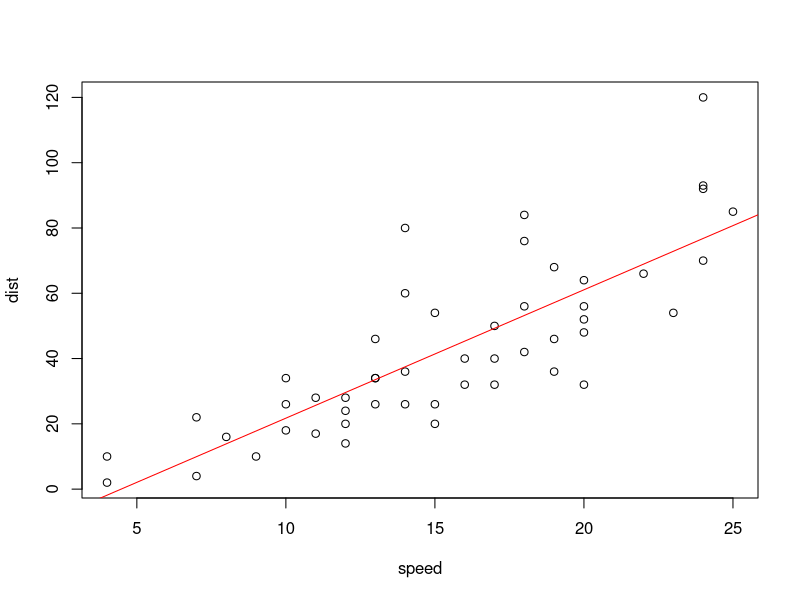
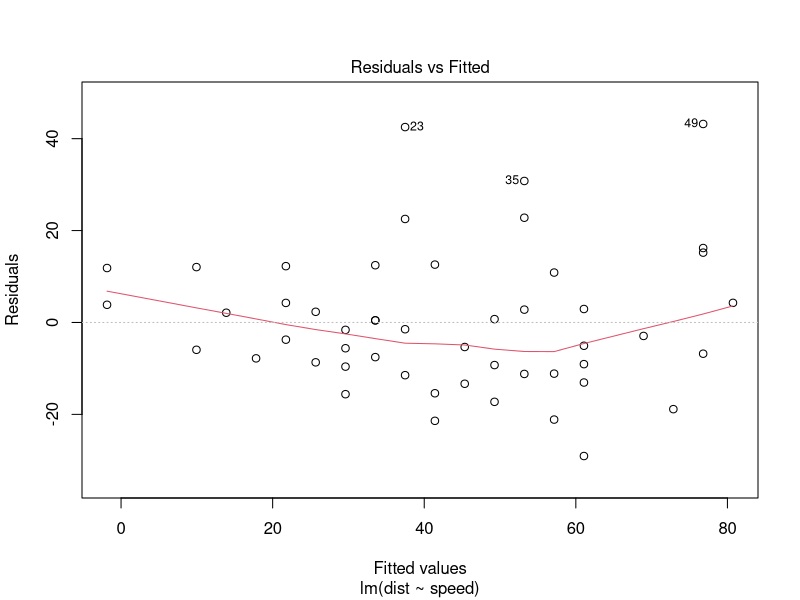
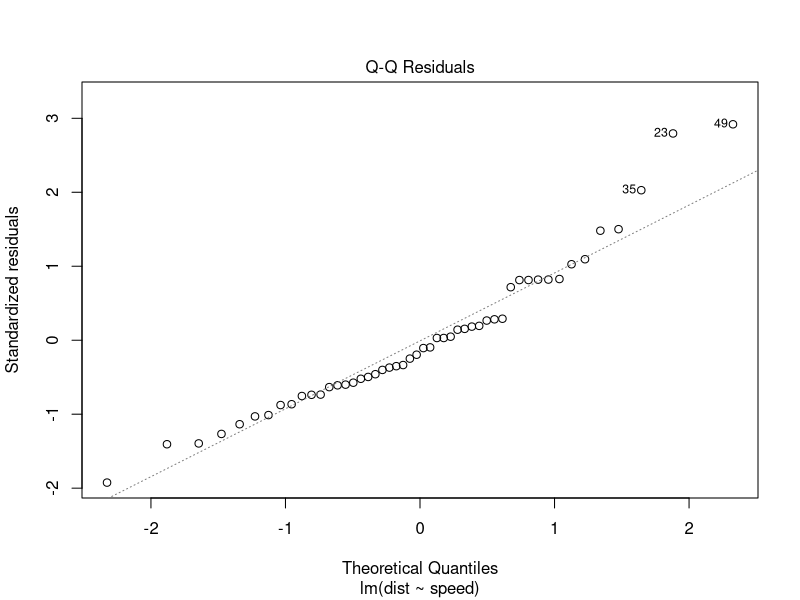
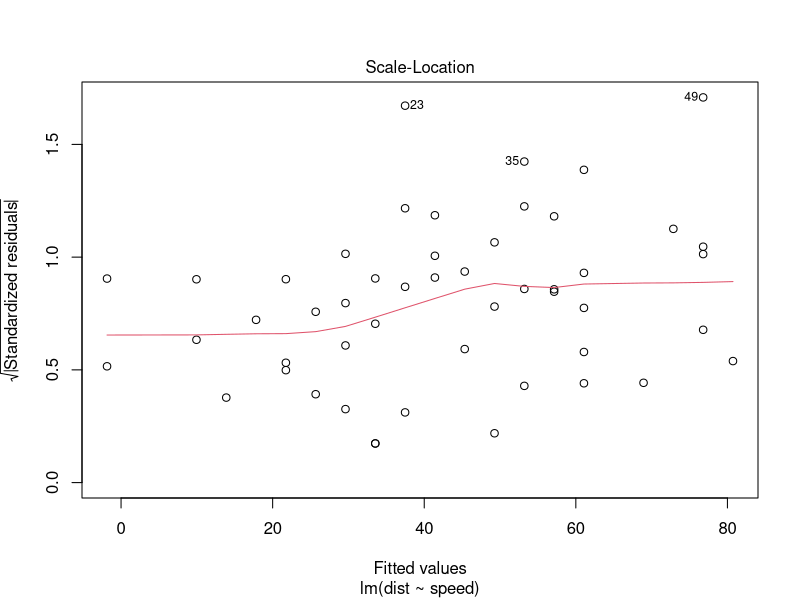
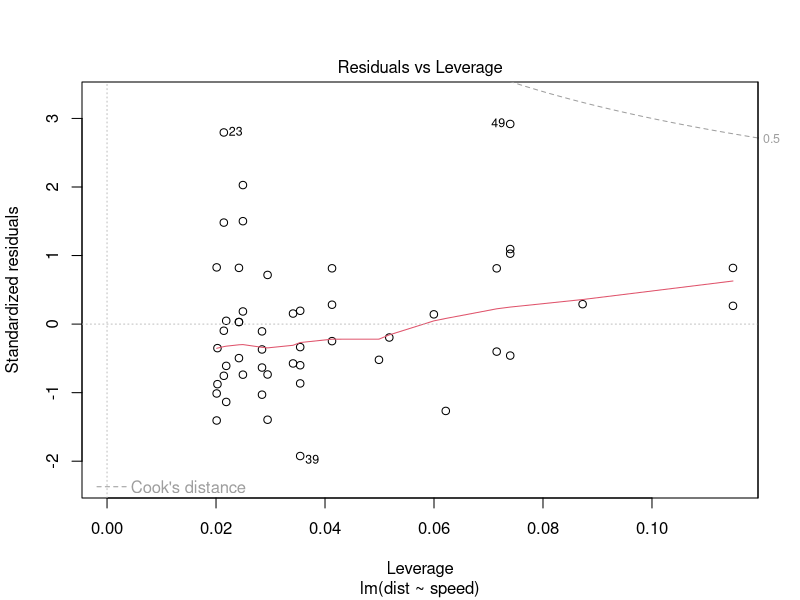
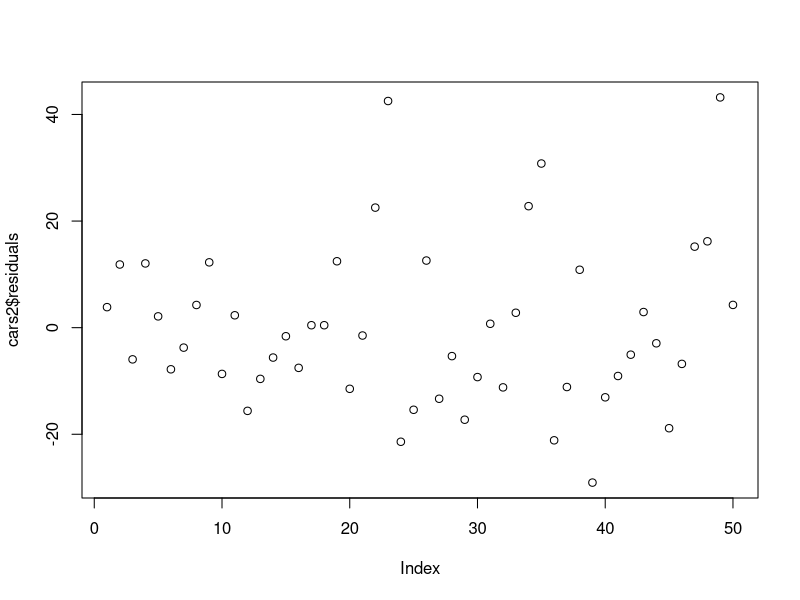
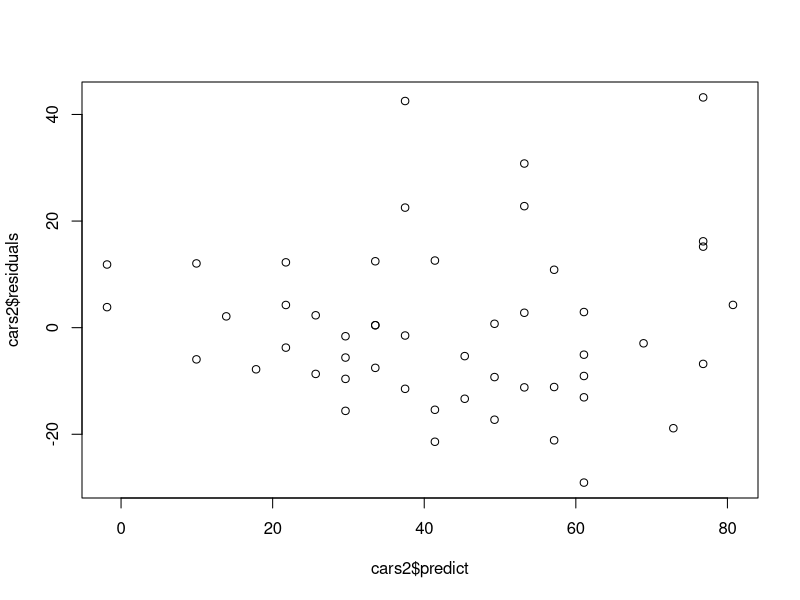

Recreate these plots in R, in order.
# Cars Data Set

#library(help = "datasets")
cars2 = cars
summary(cars2)
head(cars2)
str(cars2)
range(cars2$dist)  # cars can stop in 2 ft to 120 ft

cars2.lm = lm(formula = dist ~ speed, data = cars2)
summary(cars2.lm)
names(cars2.lm)
cars2.lm$coefficients
plot(dist ~ speed, data=cars2) # plot
abline(lm(dist ~ speed, data=cars2), col='red') # best fit line

(estdist =-17.5691 + 3.9324 * mean(cars2$speed))  # Coeff - Estimate


# Residuals
cars2$predict = cars2.lm$fitted.values
cars2$residuals = cars2$dist - cars2.lm$fitted.values
cars2$residuals # Dist values in data and Dist values from predicted model
cars2
plot(cars2.lm)
plot(cars2$residuals)
plot(cars2$predict, cars2$residuals)
cars2

mean((cars2$predict - 42.98)^2)

cars2.lm$coef ; coef(cars2.lm)  # coefficients
confint(cars2.lm) # confidence interval
cars2.lm$fitted.values ; cars2.lm$fitted ; fitted(cars2.lm)  # all are same values from model

cars2.lm$call # model relationship




set.seed(122)

speed.c = scale(cars$speed, center=TRUE, scale=FALSE)
str(speed.c)
